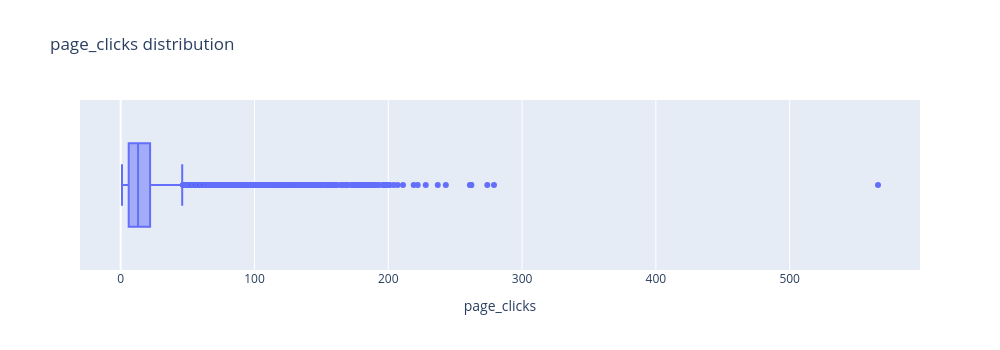

The notebook cell saved with this chart:
### Markdown cell above
### Column 'page_clicks'

### Code cell
px.box(
    df_session_centric,
    x='page_clicks',
    title='page_clicks distribution',
    width=1000,
    height=350
)

### Figure 1 — Plotly figure (JSON) as saved in the notebook; plotly's stock layout.template omitted (floating-point values rounded to 4 significant figures; data arrays with more than 128 entries replaced by an {"elided": "..."} marker saying what was removed)
{"data": [{"alignmentgroup": "True", "hovertemplate": "page_clicks=%{x}<extra></extra>", "legendgroup": "", "marker": {"color": "#636efa"}, "name": "", "notched": false, "offsetgroup": "", "orientation": "h", "showlegend": false, "x": {"elided": "47090 int values"}, "x0": " ", "xaxis": "x", "y0": " ", "yaxis": "y", "type": "box"}], "layout": {"xaxis": {"anchor": "y", "domain": [0.0, 1.0], "title": {"text": "page_clicks"}}, "yaxis": {"anchor": "x", "domain": [0.0, 1.0]}, "legend": {"tracegroupgap": 0}, "title": {"text": "page_clicks distribution"}, "boxmode": "group", "height": 350, "width": 1000}}
